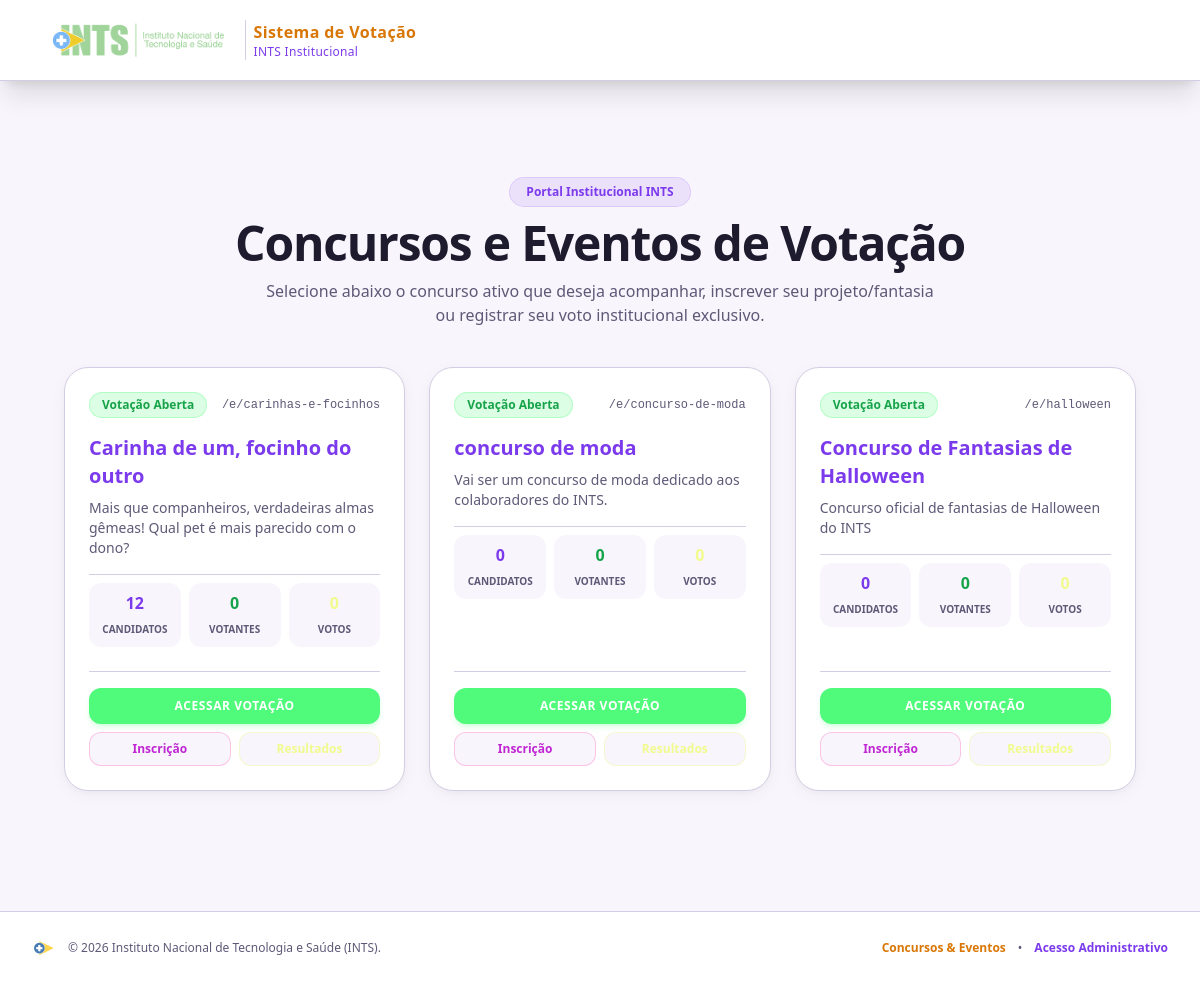
/eventos, run on the app's committed database.
### tables this page shows
CREATE TABLE events (
                id INTEGER PRIMARY KEY AUTOINCREMENT,
                slug TEXT NOT NULL COLLATE NOCASE UNIQUE,
                nome TEXT NOT NULL,
                descricao TEXT DEFAULT '',
                ativo INTEGER DEFAULT 1,
                created_at TIMESTAMP DEFAULT CURRENT_TIMESTAMP
            , tema TEXT DEFAULT 'dracula', campos_personalizados TEXT DEFAULT '[]');

### app/routes/public.py (the view)
@public_bp.route("/eventos", methods=["GET"])
def events_catalog():
    all_events = list_events()
    if request.is_json or request.headers.get("Accept") == "application/json":
        return jsonify({"events": all_events}), 200
    return render_template("events.html", events=all_events)

### templates/events.html (shortened to what this page needs)
{% extends "base.html" %}
{% block content %}
<div class="max-w-6xl mx-auto px-4 sm:px-6 lg:px-8 py-10 space-y-10">
  <div class="text-center space-y-3">
    <div class="inline-flex items-center px-4 py-1.5 rounded-full text-xs font-bold bg-[#bd93f9]/20 text-[#bd93f9] border border-[#bd93f9]/30">
      Portal Institucional INTS
    </div>
    <h1 class="text-3xl sm:text-4xl lg:text-5xl font-black text-[#f8f8f2] tracking-tight">
      Concursos e Eventos de Votação
    </h1>
    <p class="max-w-2xl mx-auto text-sm sm:text-base text-[#6272a4]">
      Selecione abaixo o concurso ativo que deseja acompanhar, inscrever seu projeto/fantasia ou registrar seu voto institucional exclusivo.
    </p>
  </div>
  {% if events %}
  <div class="grid grid-cols-1 md:grid-cols-2 lg:grid-cols-3 gap-6">
    {% for ev in events %}
    <div class="bg-[#343746] rounded-3xl p-6 border border-[#6272a4]/40 shadow-xl flex flex-col justify-between hover:border-[#bd93f9] transition duration-200 group">
      <div class="space-y-4">
        <div class="flex items-center justify-between">
          {% if ev.ativo %}
          <span class="inline-flex items-center px-3 py-1 rounded-full text-xs font-bold bg-[#50fa7b]/20 text-[#50fa7b] border border-[#50fa7b]/30">
            Votação Aberta
          </span>
          {% else %}
          <span class="inline-flex items-center px-3 py-1 rounded-full text-xs font-bold bg-[#ff5555]/20 text-[#ff5555] border border-[#ff5555]/30">
            Encerrado
          </span>
          {% endif %}
          <span class="text-xs font-mono text-[#6272a4]">/e/{{ ev.slug }}</span>
        </div>
        <div>
          <h2 class="text-xl font-black text-[#f8f8f2] group-hover:text-[#bd93f9] transition">
            {{ ev.nome }}
          </h2>
          <p class="text-xs sm:text-sm text-[#6272a4] mt-2 line-clamp-3">
            {{ ev.descricao or 'Concurso institucional oficial do Instituto Nacional de Tecnologia e Saúde.' }}
          </p>
        </div>
        <div class="grid grid-cols-3 gap-2 pt-2 border-t border-[#6272a4]/20 text-center">
          <div class="p-2 rounded-xl bg-[#282a36]">
            <span class="block text-base font-extrabold text-[#bd93f9]">{{ ev.total_candidatos or 0 }}</span>
            <span class="text-[10px] uppercase font-bold text-[#6272a4]">Candidatos</span>
          </div>
          <div class="p-2 rounded-xl bg-[#282a36]">
            <span class="block text-base font-extrabold text-[#50fa7b]">{{ ev.total_votantes or 0 }}</span>
            <span class="text-[10px] uppercase font-bold text-[#6272a4]">Votantes</span>
          </div>
          <div class="p-2 rounded-xl bg-[#282a36]">
            <span class="block text-base font-extrabold text-[#f1fa8c]">{{ ev.total_votos or 0 }}</span>
            <span class="text-[10px] uppercase font-bold text-[#6272a4]">Votos</span>
          </div>
        </div>
      </div>
      <div class="mt-6 pt-4 border-t border-[#6272a4]/30 space-y-2">
        {% if ev.ativo %}
        <a href="{{ url_for('public.vote', slug=ev.slug) }}"
           class="block w-full py-2.5 px-4 rounded-xl text-xs font-black uppercase tracking-wider text-center text-[#282a36] bg-[#50fa7b] hover:bg-[#50fa7b]/90 shadow-md shadow-[#50fa7b]/20 transition">
          Acessar Votação
        </a>
        {% endif %}
        <div class="grid grid-cols-2 gap-2">
          <a href="{{ url_for('public.register', slug=ev.slug) }}"
             class="py-2 px-3 rounded-xl text-xs font-bold text-center text-[#ff79c6] bg-[#282a36] hover:bg-[#ff79c6] hover:text-[#282a36] border border-[#ff79c6]/40 transition">
            Inscrição
          </a>
          <a href="{{ url_for('public.results', slug=ev.slug) }}"
             class="py-2 px-3 rounded-xl text-xs font-bold text-center text-[#f1fa8c] bg-[#282a36] hover:bg-[#f1fa8c] hover:text-[#282a36] border border-[#f1fa8c]/40 transition">
          </a>
        </div>
      </div>
    </div>
    {% endfor %}
  </div>
  {% else %}
  <div class="text-center py-16 bg-[#343746] rounded-3xl border border-[#6272a4]/30 space-y-4">
    <p class="text-base text-[#6272a4]">Nenhum concurso ou evento de votação ativo no momento.</p>
  </div>
  {% endif %}
</div>
{% endblock %}

### data on the page
events: ativo "Votação Aberta", slug "carinhas-e-focinhos", nome "Carinha de um, focinho do outro", descricao "Mais que companheiros, verdadeiras almas gêmeas! Qual pet é mais parecido com o dono?", total_candidatos "12", total_votantes "0"
events: ativo "Votação Aberta", slug "concurso-de-moda", nome "concurso de moda", descricao "Vai ser um concurso de moda dedicado aos colaboradores do INTS.", total_candidatos "0", total_votantes "0"
events: ativo "Votação Aberta", slug "halloween", nome "Concurso de Fantasias de Halloween", descricao "Concurso oficial de fantasias de Halloween do INTS", total_candidatos "0", total_votantes "0"

### other printed values
{{ current_event.nome if current_event else 'Sistema de Votação' }} "Sistema de Votação"
{{ now_year or '2026' }} "2026"
